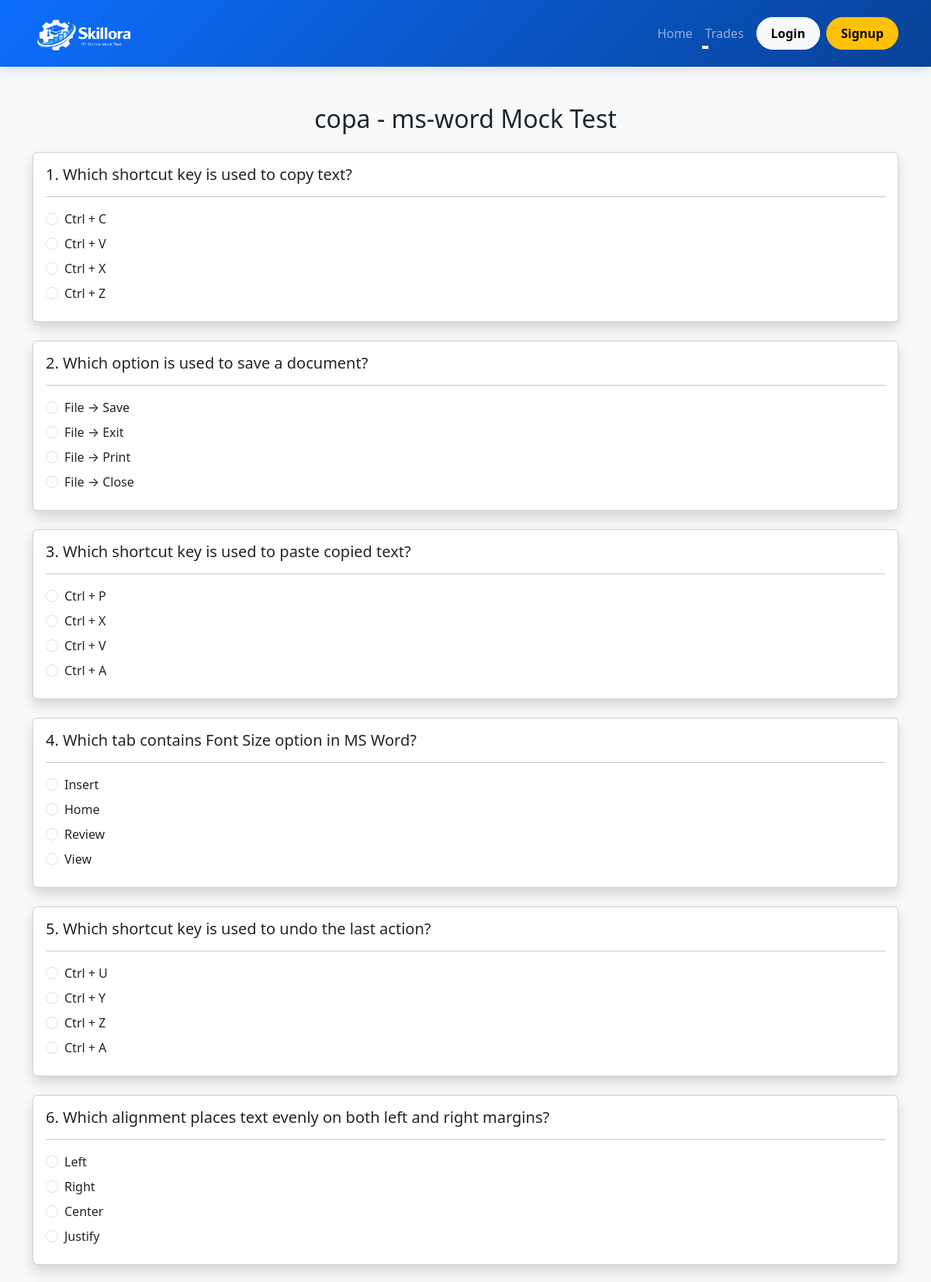
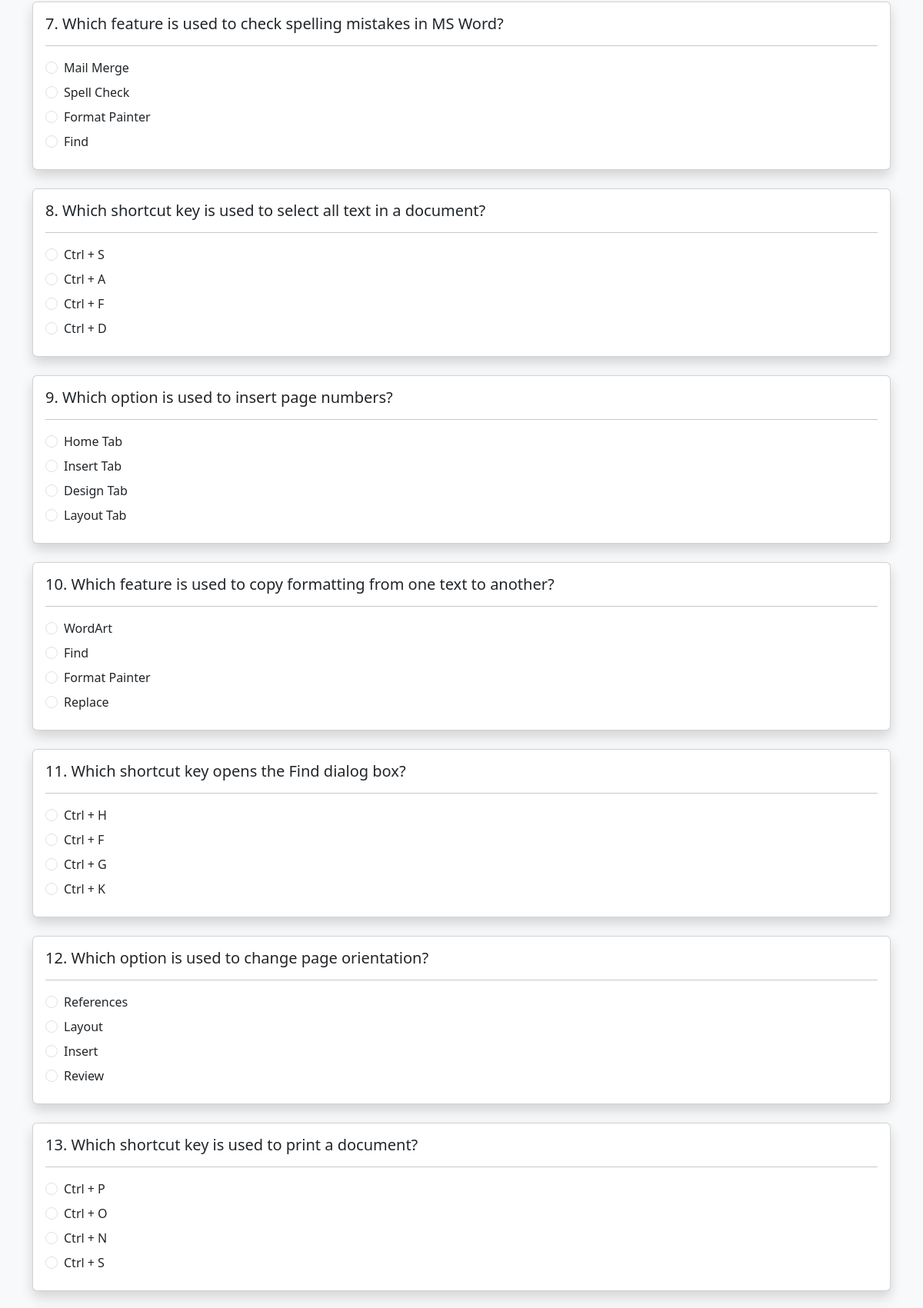
Page /copa/ms-word/ (upper part) on the committed database (2 pictures, top to bottom).
### myapp/models.py (models this page shows, shortened)
class Question(models.Model):
    trade = models.CharField(max_length=100)
    chapter = models.CharField(max_length=100)
    question = models.TextField()
    option1 = models.CharField(max_length=200)
    option2 = models.CharField(max_length=200)
    option3 = models.CharField(max_length=200)
    option4 = models.CharField(max_length=200)
    answer = models.CharField(max_length=200)

### myapp/views.py (the view, shortened to what this page needs)
# urls.py: path('<str:trade>/<str:chapter>/', views.trade_test,name='trade_test'
def trade_test(request, trade, chapter):
    questions = Question.objects.filter(
        trade=trade,
        chapter=chapter
    )[:20]
    score = None
    correct = 0
    incorrect = 0
    skipped = 0
    percentage = 0
    pass_status = False
    question_results = []
    return render(request, 'test.html', {
        'questions': questions,
        'score': score,
        'correct': correct,
        'incorrect': incorrect,
        'skipped': skipped,
        'question_results': question_results,
        'percentage': percentage,
        'pass_status': pass_status,
        'trade': trade,
        'chapter': chapter
    })

### templates/test.html (shortened to what this page needs)
{% extends 'base.html' %}
{% block content %}
{% if score is None %}
<div class="container mt-5">
    <h2 class="text-center mb-4">
        {{ trade }} - {{ chapter }} Mock Test
    </h2>
    <form method="POST">
        {% for q in questions %}
        <div class="card mb-4 shadow">
            <div class="card-body">
                <h5>
                    {{ forloop.counter }}.
                    {{ q.question }}
                </h5>
                <hr>
                <div class="form-check mb-2">
                    <input class="form-check-input"
                           type="radio"
                           name="{{ q.id }}"
                           value="{{ q.option1 }}">
                    <label class="form-check-label">
                        {{ q.option1 }}
                    </label>
                </div>
                <div class="form-check mb-2">
                    <input class="form-check-input"
                           type="radio"
                           name="{{ q.id }}"
                           value="{{ q.option2 }}">
                    <label class="form-check-label">
                        {{ q.option2 }}
                    </label>
                </div>
                <div class="form-check mb-2">
                    <input class="form-check-input"
                           type="radio"
                           name="{{ q.id }}"
                           value="{{ q.option3 }}">
                    <label class="form-check-label">
                        {{ q.option3 }}
                    </label>
                </div>
                <div class="form-check mb-2">
                    <input class="form-check-input"
                           type="radio"
                           name="{{ q.id }}"
                           value="{{ q.option4 }}">
                    <label class="form-check-label">
                        {{ q.option4 }}
                    </label>
                </div>
            </div>
        </div>
        {% endfor %}
    </form>
</div>
{% endif %}
{% endblock %}

### templates/base.html (shortened to what this page needs)
{% load static %}
<!DOCTYPE html>
<html lang="en">
<head>
    <link href="https://cdn.jsdelivr.net/npm/bootstrap@5.3.0/dist/css/bootstrap.min.css" rel="stylesheet">
    <link rel="stylesheet" href="https://cdn.jsdelivr.net/npm/bootstrap-icons@1.11.3/font/bootstrap-icons.min.css">
</head>
<body>
<nav class="navbar navbar-expand-lg navbar-dark bg-primary">
  <div class="container">
    <a class="navbar-brand fw-bold d-flex align-items-center" href="/">
    <img src="{% static 'images/logo.png' %}" alt="Skillora Logo">
</a>
    <div class="collapse navbar-collapse" id="navmenu">
      <ul class="navbar-nav ms-auto align-items-lg-center text-center">
        <li class="nav-item">
          <a class="nav-link" href="/">Home</a>
        </li>
        <li class="nav-item dropdown">
          <a class="nav-link dropdown-toggle" href="#" data-bs-toggle="dropdown">
            Trades
          </a>
        </li>
        {% if user.is_authenticated %}
        <li class="nav-item mt-2 mt-lg-0">
          <span class="nav-link text-white">
            Welcome, {{ user.username }}
          </span>
        </li>
        <li class="nav-item">
          <a href="/profile/" class="btn btn-info nav-btn mx-lg-2">Profile</a>
        </li>
        <li class="nav-item">
          <a href="/logout/" class="btn btn-danger nav-btn">Logout</a>
        </li>
        {% else %}
        <li class="nav-item">
          <a href="/login/" class="btn btn-light nav-btn mx-lg-2">Login</a>
        </li>
        <li class="nav-item">
          <a href="/signup/" class="btn btn-warning nav-btn">Signup</a>
        </li>
        {% endif %}
      </ul>
    </div>
  </div>
</nav>
{% block content %}
{% endblock %}
</body>
</html>

### templates/base.html (style rules this page uses)
:root { --primary:#0d6efd; --dark:#084298; }
body { background:#f8f9fa; min-height:100vh; }
.navbar { background:linear-gradient(135deg,#0d6efd,#084298) !important; position:sticky; top:0; z-index:999; box-shadow:0 4px 15px rgba(0,0,0,0.12); }
.navbar-brand img { max-height:60px; width:auto; transition:0.3s; }
.nav-link { font-weight:500; position:relative; transition:0.3s; }
.nav-link::after { content:''; position:absolute; left:0; bottom:0; width:0; height:2px; background:#fff; transition:0.3s; }
.nav-btn { border-radius:30px; font-weight:600; padding:8px 18px; transition:0.3s; }
.container { animation:fadeIn .4s ease; }

### rows in the picture
Question: question "Which shortcut key is used to copy text?", option1 "Ctrl + C", option2 "Ctrl + V", option3 "Ctrl + X", option4 "Ctrl + Z"
Question: question "Which option is used to save a document?", option1 "File → Save", option2 "File → Exit", option3 "File → Print", option4 "File → Close"
Question: question "Which shortcut key is used to paste copied text?", option1 "Ctrl + P", option2 "Ctrl + X", option3 "Ctrl + V", option4 "Ctrl + A"
Question: question "Which tab contains Font Size option in MS Word?", option1 "Insert", option2 "Home", option3 "Review", option4 "View"
Question: question "Which shortcut key is used to undo the last action?", option1 "Ctrl + U", option2 "Ctrl + Y", option3 "Ctrl + Z", option4 "Ctrl + A"
Question: question "Which alignment places text evenly on both left and right margins?", option1 "Left", option2 "Right", option3 "Center", option4 "Justify"
Question: question "Which feature is used to check spelling mistakes in MS Word?", option1 "Mail Merge", option2 "Spell Check", option3 "Format Painter", option4 "Find"
Question: question "Which shortcut key is used to select all text in a document?", option1 "Ctrl + S", option2 "Ctrl + A", option3 "Ctrl + F", option4 "Ctrl + D"
Question: question "Which option is used to insert page numbers?", option1 "Home Tab", option2 "Insert Tab", option3 "Design Tab", option4 "Layout Tab"
Question: question "Which feature is used to copy formatting from one text to another?", option1 "WordArt", option2 "Find", option3 "Format Painter", option4 "Replace"
Question: question "Which shortcut key opens the Find dialog box?", option1 "Ctrl + H", option2 "Ctrl + F", option3 "Ctrl + G", option4 "Ctrl + K"
Question: question "Which option is used to change page orientation?", option1 "References", option2 "Layout", option3 "Insert", option4 "Review"
Question: question "Which shortcut key is used to print a document?", option1 "Ctrl + P", option2 "Ctrl + O", option3 "Ctrl + N", option4 "Ctrl + S"

### other values in the picture
{{ trade }} "copa"
{{ chapter }} "ms-word"
